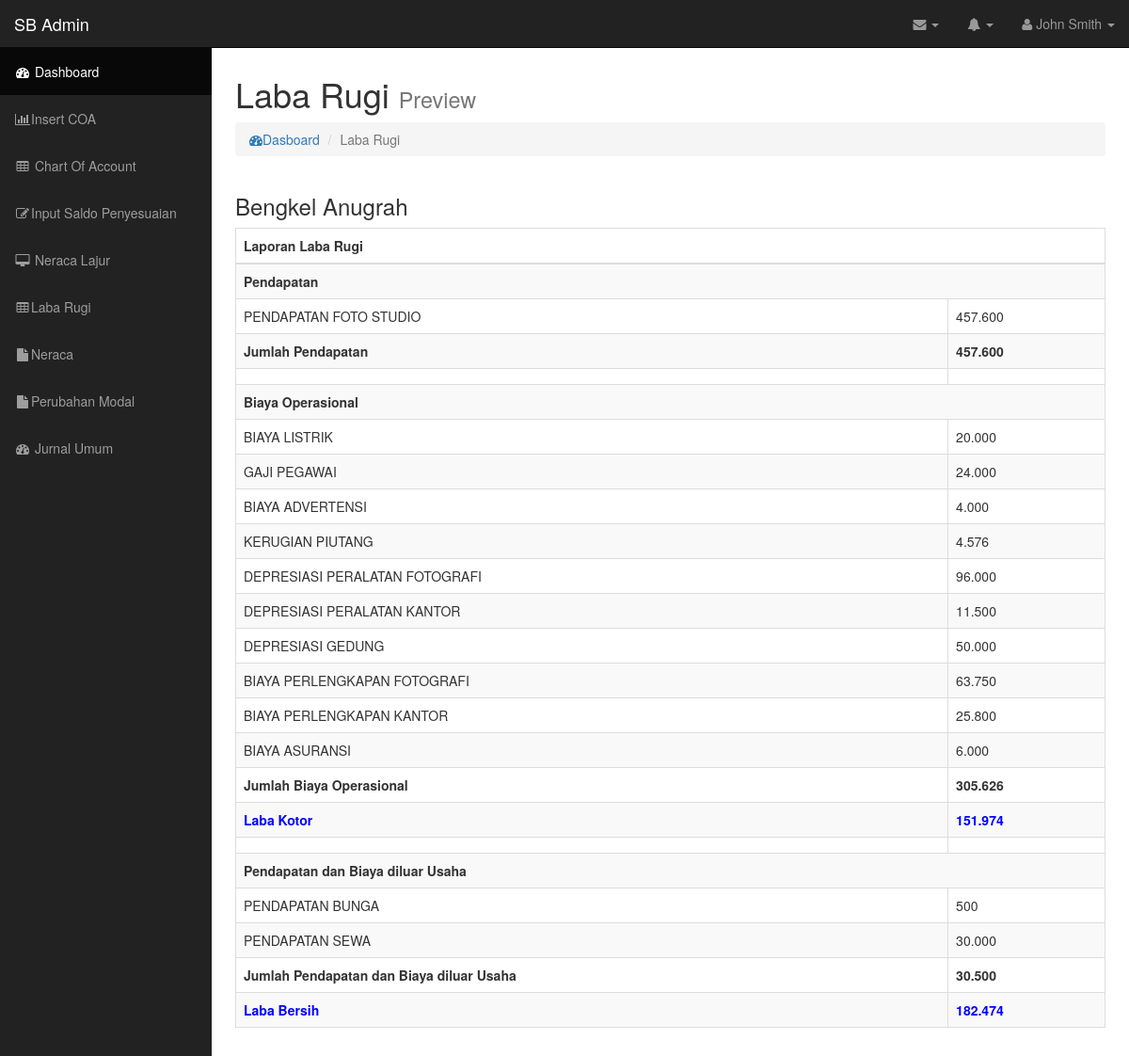
Screenshot of /labarugi.php with the database file from the repository.
### tables this page shows
CREATE TABLE IF NOT EXISTS `rekening` (
  `nomor` int(6) NOT NULL,
  `nama` varchar(50) NOT NULL,
  `jenis` varchar(50) NOT NULL,
  `klp` varchar(10) NOT NULL,
  `saldo_d` int(11) NOT NULL,
  `saldo_k` int(11) NOT NULL,
  `d_penyesuaian` int(11) NOT NULL,
  `k_penyesuaian` int(11) NOT NULL,
  `NS_disesuaikan_D` int(11) NOT NULL,
  `NS_disesuaikan_K` int(11) NOT NULL
);

### labarugi.php (the view, shortened to what this page needs)
<?php
include('header.php');
include('nav.php');
?>
        <div id="page-wrapper">
            <div class="container-fluid">
            <aside class="right-side">
                <section class="content-header">
                    <h1>
                        Laba Rugi
                        <small>Preview</small>
                    </h1>
                    <ol class="breadcrumb">
                        <li><a href="index.php"><i class="fa fa-dashboard"></i>Dasboard</a></li>
                        <li class="active">Laba Rugi</li>
                    </ol>
                </section>
               <section class="content">
                    <div class="row">
                        <div class="col-xs-12">
                            <div class="box">
                                <div class="box-header">
                                    <h3 class="box-title">Bengkel Anugrah</h3>
                                </div>
                                <div class="box-body table-responsive">
                                    <table class="table table-bordered table-striped">
                                        <thead>
                                            <tr>
                                                <th class="bg-green" colspan='2' style="vertical-align:middle;">Laporan Laba Rugi</th>
                                            </tr>
                                        </thead>
                                        <tbody>
											<?php
											echo '<tr>';
											echo '<th colspan="2" style="vertical-align:middle;">Pendapatan</th>';
											echo '</tr>';
											$sql = mysql_query("SELECT * FROM rekening where jenis = 'Pendapatan'");
											$jmlPn = 0;
											while ($row = mysql_fetch_array($sql))
											{
												$isi1 = $row['NS_disesuaikan_K'];
												echo '<tr>';
												echo '<td>'.$row['nama'].'</td>';
												echo '<td>'.number_format($isi1,"0",",",".").'</td>';
												echo '</tr>';
												$jmlPn+=$isi1;
											}
											echo '<tr>';
											echo '<td class="bg-aqua" style="font-weight:bold;" > Jumlah Pendapatan</td>';
											echo '<td class="bg-aqua" style="font-weight:bold;" >'.number_format($jmlPn,"0",",",".").'</td>';
											echo '</tr>';
											echo '<tr><td></td><td></td></tr>';
											?>
											<tr>
                                                <th colspan="2" style="vertical-align:middle;">Biaya Operasional</th>
                                            </tr>
											<?php
                                            $sql = mysql_query("SELECT * FROM rekening where jenis = 'Biaya Operasional'");
                                            $jmlBO = 0;
                                            while ($row = mysql_fetch_array($sql))
                                            {
                                                $isi2 = $row['NS_disesuaikan_D'];
                                                echo '<tr>';
                                                echo '<td>'.$row['nama'].'</td>';
                                                echo '<td>'.number_format($isi2,"0",",",".").'</td>';
                                                echo '</tr>';
												$jmlBO+=$isi2;
                                            }
                                            echo '<tr>';
                                            echo '<td class="bg-aqua"  style="font-weight:bold;" > Jumlah Biaya Operasional</td>';
                                            echo '<td class="bg-aqua" style="font-weight:bold;" >'.number_format($jmlBO,"0",",",".").'</td>';
                                            echo '</tr>';
											$jmlKotor = $jmlPn-$jmlBO;
											if ($jmlKotor>0){ $kotor = "Laba"; }
											else{ $kotor = "Rugi"; $jmlKotor = 0-$jmlKotor; }
											echo '<tr>';
                                            echo '<td class="bg-yellow" style="color:blue; font-weight:bold;" >'.$kotor.' Kotor</td>';
                                            echo '<td class="bg-yellow" style="color:blue; font-weight:bold;" >'.number_format($jmlKotor,"0",",",".").'</td>';
                                            echo '</tr>';
											echo '<tr><td></td><td></td></tr>';
											?>
											<tr>
                                                <th colspan="2" style="vertical-align:middle;">Pendapatan dan Biaya diluar Usaha</th>
                                            </tr>
											<?php
                                            $sql = mysql_query("SELECT * FROM rekening where jenis = 'Pendapatan dan Biaya diluar Usaha'");
                                            $jmlPB = 0;
                                            while ($row = mysql_fetch_array($sql))
                                            {
                                                $isi3 = $row['NS_disesuaikan_K'];
                                                echo '<tr>';
                                                echo '<td>'.$row['nama'].'</td>';
                                                echo '<td>'.number_format($isi3,"0",",",".").'</td>';
                                                echo '</tr>';
												$jmlPB+=$isi3;
                                            }
                                            echo '<tr>';
                                            echo '<td class="bg-aqua"  style="font-weight:bold;" > Jumlah Pendapatan dan Biaya diluar Usaha</td>';
                                            echo '<td class="bg-aqua" style="font-weight:bold;" >'.number_format($jmlPB,"0",",",".").'</td>';
                                            echo '</tr>';
											$LR = "Laba";
											if ($kotor == "Laba"){
												$jmlLR = $jmlKotor + $jmlPB;
											}
											else{
												$jmlLR = $jmlKotor - $jmlPB;
												if ($jmlLR>0){
													$LR = "Rugi";
												}
											}
                                            echo '<tr>';
                                            echo '<td class="bg-yellow" style="color:blue; font-weight:bold;" >'.$LR.' Bersih</td>';
                                            echo '<td class="bg-yellow" style="color:blue; font-weight:bold;" >'.number_format($jmlLR,"0",",",".").'</td>';
                                            echo '</tr>';
											?>
										</tbody>
									</table>
                                </div>
                            </div>
                        </div>
                    </div>
                </section>
            </aside>
        </div>
    </div>
    <?php
    include('footer.php');
    ?>
</body>
</html>

### header.php (shortened to what this page needs)
<!DOCTYPE html>
<html lang="en">
<head>
    <link href="css/bootstrap.min.css" rel="stylesheet">
    <link href="css/sb-admin.css" rel="stylesheet">
    <link href="css/plugins/morris.css" rel="stylesheet">
    <link href="font-awesome/css/font-awesome.min.css" rel="stylesheet" type="text/css">
</head>
<body>
    <div id="wrapper">
        <nav class="navbar navbar-inverse navbar-fixed-top" role="navigation">
            <div class="navbar-header">
                <a class="navbar-brand" href="index.html">SB Admin</a>
            </div>
            <ul class="nav navbar-right top-nav">
                <li class="dropdown">
                    <a href="#" class="dropdown-toggle" data-toggle="dropdown"><i class="fa fa-envelope"></i> <b class="caret"></b></a>
                </li>
                <li class="dropdown">
                    <a href="#" class="dropdown-toggle" data-toggle="dropdown"><i class="fa fa-bell"></i> <b class="caret"></b></a>
                </li>
                <li class="dropdown">
                    <a href="#" class="dropdown-toggle" data-toggle="dropdown"><i class="fa fa-user"></i> John Smith <b class="caret"></b></a>
                </li>
            </ul>

### nav.php
<div class="collapse navbar-collapse navbar-ex1-collapse">
                <ul class="nav navbar-nav side-nav">
                    <li class="active">
                        <a href="index.php"><i class="fa fa-fw fa-dashboard"></i> Dashboard</a>
                    </li>
                    <li>
                        <a href="addakun.php"><i class="fa fa-fw fa-bar-chart-o"></i>Insert COA</a>
                    </li>
                    <li>
                        <a href="rekening.php"><i class="fa fa-fw fa-table"></i> Chart Of Account</a>
                    </li>
                    <li>
                        <a href="pilihakun.php"><i class="fa fa-fw fa-edit"></i>Input Saldo Penyesuaian</a>
                    </li>
                    <li>
                        <a href="neracaLajur.php"><i class="fa fa-fw fa-desktop"></i> Neraca Lajur</a>
                    </li>
                    <li>
                        <a href="labarugi.php"><i class="fa fa-fw fa-table"></i>Laba Rugi</a>
                    </li>
                    <li>
                        <a href="neraca.php"><i class="fa fa-fw fa-file"></i>Neraca</a>
                    </li>
					<li>
                        <a href="perubahanmodal.php"><i class="fa fa-fw fa-file"></i>Perubahan Modal</a>
                    </li>
                    <li>
                        <a href="jurnal.php"><i class="fa fa-fw fa-dashboard"></i> Jurnal Umum</a>
                    </li>
                </ul>
            </div>
        </nav>

### footer.php (shortened to what this page needs)
</div>
</body>
</html>

### css/sb-admin.css (style rules this page uses)
body { margin-top: 100px; background-color: #222; }
@media (min-width:768px) { body { margin-top: 50px; } }
#wrapper { padding-left: 0; }
#page-wrapper { width: 100%; padding: 0; background-color: #fff; }
@media (min-width:768px) { #wrapper { padding-left: 225px; } }
@media (min-width:768px) { #page-wrapper { padding: 10px; } }
.top-nav { padding: 0 15px; }
.top-nav>li { display: inline-block; float: left; }
.top-nav>li>a { padding-top: 15px; padding-bottom: 15px; line-height: 20px; color: #999; }
@media (min-width:768px) { .side-nav { position: fixed; top: 51px; left: 225px; width: 225px; margin-left: -225px; border: none; border-radius: 0; overflow-y: auto; background-color: #222; bottom: 0; overflow-x: hidden; padding-bottom: 40px; } }
@media (min-width:768px) { .side-nav>li>a { width: 225px; } }

### rows the page displays
rekening: nama "PENDAPATAN FOTO STUDIO", NS_disesuaikan_K "457.600"
rekening: nama "BIAYA LISTRIK", NS_disesuaikan_D "20.000"
rekening: nama "GAJI PEGAWAI", NS_disesuaikan_D "24.000"
rekening: nama "BIAYA ADVERTENSI", NS_disesuaikan_D "4.000"
rekening: nama "KERUGIAN PIUTANG", NS_disesuaikan_D "4.576"
rekening: nama "DEPRESIASI PERALATAN FOTOGRAFI", NS_disesuaikan_D "96.000"
rekening: nama "DEPRESIASI PERALATAN KANTOR", NS_disesuaikan_D "11.500"
rekening: nama "DEPRESIASI GEDUNG", NS_disesuaikan_D "50.000"
rekening: nama "BIAYA PERLENGKAPAN FOTOGRAFI", NS_disesuaikan_D "63.750"
rekening: nama "BIAYA PERLENGKAPAN KANTOR", NS_disesuaikan_D "25.800"
rekening: nama "BIAYA ASURANSI", NS_disesuaikan_D "6.000"
rekening: nama "PENDAPATAN BUNGA", NS_disesuaikan_K "500"
rekening: nama "PENDAPATAN SEWA", NS_disesuaikan_K "30.000"

### other values shown
$jmlPn "457.600"
$jmlBO "305.626"
$kotor "Laba"
$jmlKotor "151.974"
$jmlPB "30.500"
$LR "Laba"
$jmlLR "182.474"
